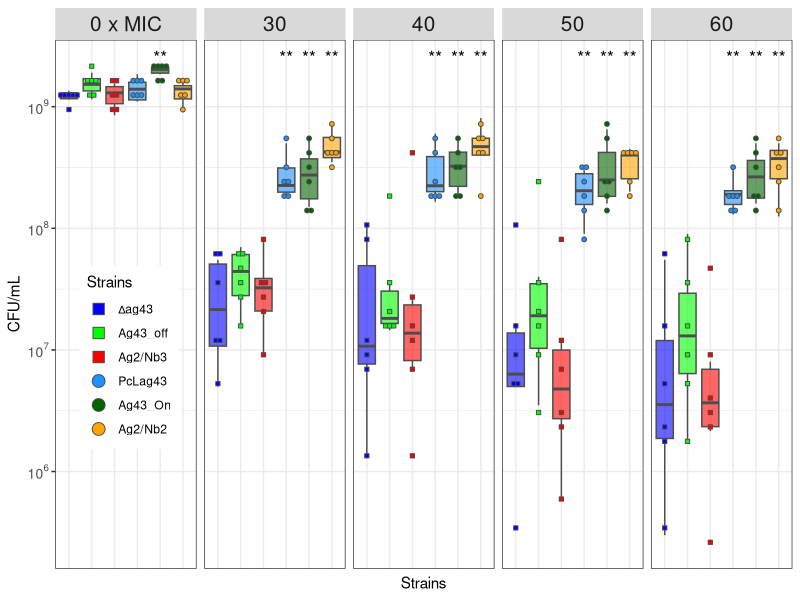
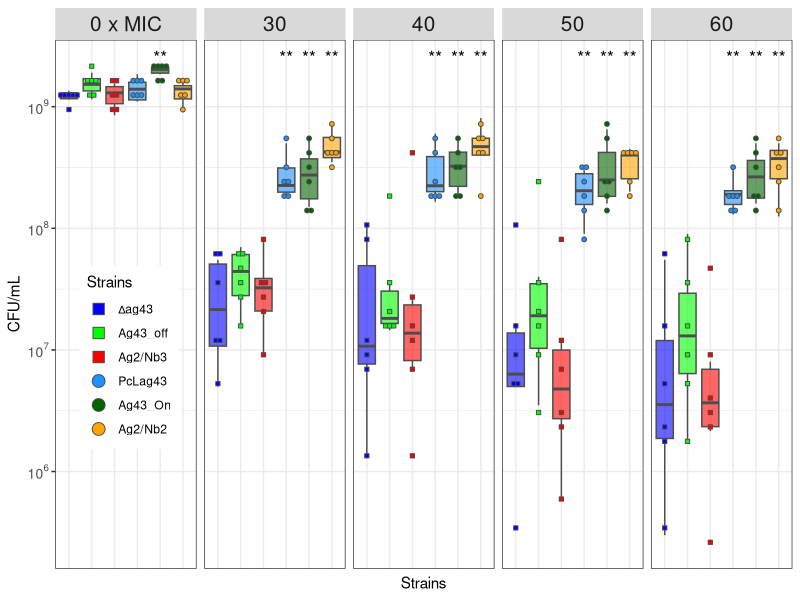
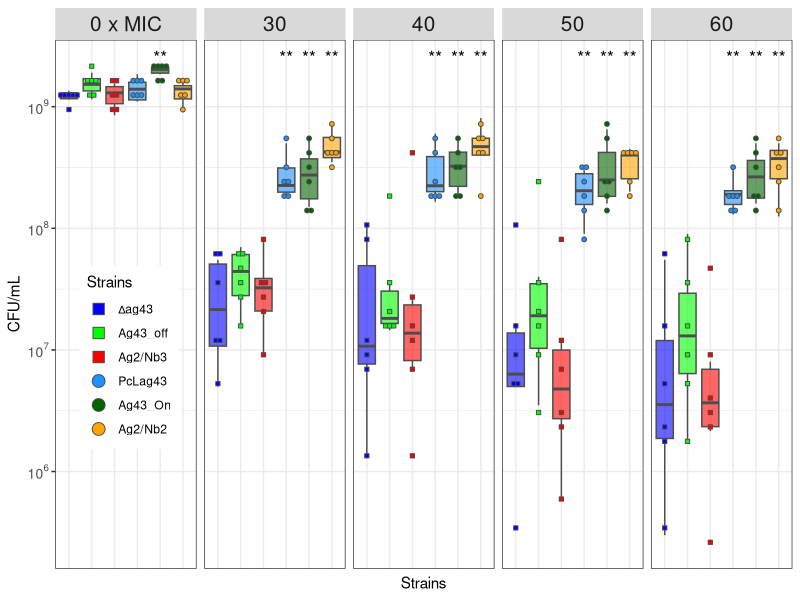

Reproduce these figures in R, in order.
## ---- chunk 1
library(tidyverse)
library(ggpubr)
library(scales)
library(ggbeeswarm)

theme_set(theme_bw())
## ---- chunk 2
data <- readxl::read_xlsx("../Data/Figure_S2_Amikacin_Resistance.xlsx")%>%
  filter(CMI!="T0") %>% 
  mutate(Strains=factor(Strains, levels=c("∆ag43","Ag43_off","Ag2/Nb3","PcLag43","Ag43_On","Ag2/Nb2"))) %>% 
  mutate(CMI=factor(CMI, levels =c("0","30","40","50","60"),
                   labels=c("0 x MIC","30","40","50","60")))

## ---- chunk 3
ggplot(data, aes(x= Strains, y = CFU, fill=Strains, shape=Strains))+
  geom_boxplot(alpha=0.6, color="grey30", outlier.shape = NA, show.legend = FALSE)+
  geom_beeswarm(method = "center", cex=3, size = 1.3, color="grey30") +
  facet_grid(.~CMI)+
  scale_y_continuous(trans=pseudo_log_trans(base = 10),
                     breaks = c(0,100,10000,1000000,10000000, 100000000,1000000000),
                     labels = trans_format('log10', math_format(10^.x)))+
  scale_shape_manual(values=c(`∆ag43`=22,`Ag43_off`=22,
                             `Ag2/Nb3`= 22, PcLag43=21, 
                             `Ag43_On`=21, `Ag2/Nb2`=21))+
  scale_color_manual(values=c(`∆ag43`="blue",`Ag43_off`="green",
                             `Ag2/Nb3`= "red", PcLag43="dodgerblue", 
                             `Ag43_On`="darkgreen", `Ag2/Nb2`="orange"))+
  scale_fill_manual(values=c(`∆ag43`="blue",`Ag43_off`="green",
                        `Ag2/Nb3`= "red", PcLag43="dodgerblue", 
                             `Ag43_On`="darkgreen", `Ag2/Nb2`="orange"))+
  stat_compare_means(label="p.signif", method="wilcox", hide.ns = TRUE, 
                     ref.group = c("∆ag43"), size=4.5) +
  theme(axis.text.x = element_blank(),
        strip.background = element_rect(color="transparent"),
        axis.ticks.x=element_blank(),
        strip.text = element_text(size=15),
        axis.text = element_text(size=10),
        legend.position = c(0.1,0.4))+
  labs(y="CFU/mL")+
   guides(fill=guide_legend(override.aes = list(size = 4)))

#Save plot
ggsave("../Figures/FigureS2_resistance_agregat_amikacin.pdf", width = 10 , height = 4.5)
ggsave("../Figures/FigureS2_resistance_agregat_amikacin.png", width = 10 , height = 4.5, dpi = 600)

## ---- chunk 4
sessionInfo()
